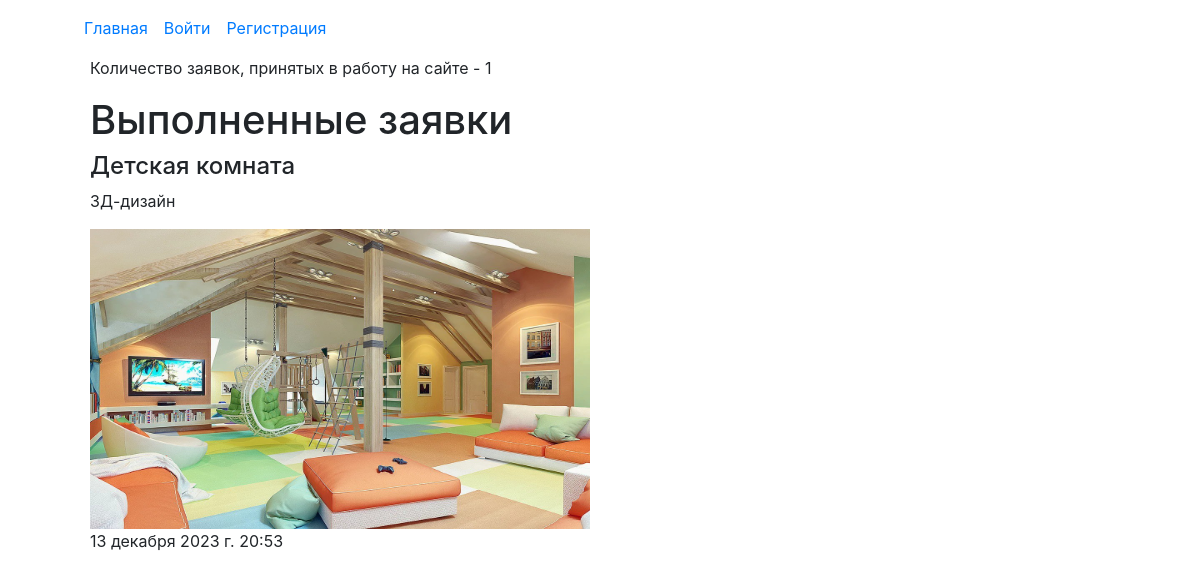
Page /catalog/ on the committed database.
### catalog/models.py (models this page shows, shortened)
class Application(models.Model):
    name = models.CharField(max_length=200, help_text='Введите название заявки', verbose_name='Название')
    summary = models.CharField(max_length=1000, help_text='Введите описание заявки', verbose_name='Описание')
    category = models.ForeignKey('Category', help_text='Выберите категория для заявки', on_delete=models.SET_NULL, null=True, verbose_name='Категория')
    timestamp = models.DateTimeField(default=timezone.now())
    image = models.ImageField(upload_to='images/', validators=[validate_image], help_text='Максимальный размер '
                                                                                          'изображения 2MB', verbose_name='Дизайн(фото)')
    application_status = (
        ('Новая', 'Новая',),
        ('Принято в работу', 'Принято в работу',),
        ('Выполнено', 'Выполнено',)
    )
    status = models.CharField(max_length=50, choices=application_status, blank=True, default='Новая', verbose_name='Статус')
    client = models.ForeignKey(AdvUser, on_delete=models.SET_NULL, null=True, blank=True, to_field='id')
    comment = models.TextField(max_length=500, blank=True)
    design = models.ImageField(upload_to='images/',
                               help_text="Максимальный размер изображения 2MB",
                               blank=True,
                               null=True,
                               validators=[validate_image])

class Category(models.Model):
    name = models.CharField(max_length=200, help_text='Введите категорию заявки', verbose_name='Название')
    def __str__(self):
        return self.name

### catalog/views.py (the view)
# urls.py: 2. Add a URL to urlpatterns:  path('', views.home, name='home')
def home(request):
    num_applications_in_progress = Application.objects.all().filter(status='Принято в работу').count()
    applications_done = Application.objects.filter(status='Выполнено')
    return render(request, 'home.html', context={'num_applications_in_progress': num_applications_in_progress,
                                                  'applications_done': applications_done})

### catalog/templates/home.html
{% extends "base.html" %}
{% block content %}
<div class="container">
    <div class="col mb-3">
        <p>Количество заявок, принятых в работу на сайте - {{ num_applications_in_progress }}</p>
        {% if applications_done %}
        <h1>Выполненные заявки</h1>
        {% endif %}
        {% for application in applications_done %}
        {% if forloop.counter <= 4 %}
        <div class="app_done">
            <h4>{{ application.name }}</h4>
            <p>{{ application.category }}</p>
            <img width="500px" height="300px" src="{{ application.design.url }}">
            <p>{{ application.timestamp }}</p>
        </div>
        {% endif %}
        {% endfor %}
    </div>
</div>
{% endblock %}

### rows in the picture
Application: name "Детская комната", category "3Д-дизайн", design (picture), timestamp "13 декабря 2023 г. 20:53"

### other values in the picture
{{ num_applications_in_progress }} "1"
